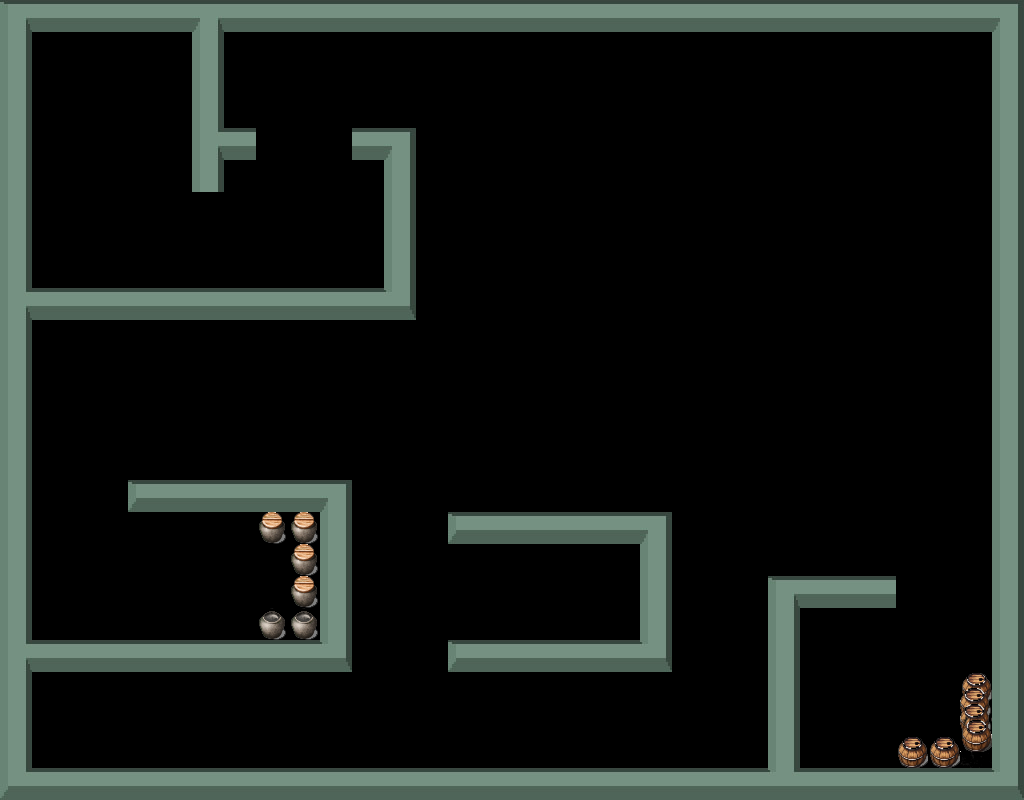

Tiled map render using the project's own tile images. Description and the map definition, with tile-layer contents summarised, below:
An orthogonal 32x25 tile map with 32x32 px tiles, 2 tile layers (Tile Layer 1, Tile Layer 2), 2 tilesets.

<map version="1.0" orientation="orthogonal" renderorder="right-down" width="32" height="25" tilewidth="32" tileheight="32" nextobjectid="1">
 <tileset firstgid="1" name="dungeonwall" tilewidth="32" tileheight="32" tilecount="16">
  <image source="Tile textures/dungeonwall.jpg" width="128" height="128" />
 </tileset>
 <tileset firstgid="17" name="ultimatesprite" tilewidth="32" tileheight="32" tilecount="1024">
  <image source="ultimatesprite.png" width="1024" height="1024" />
 </tileset>
 <layer name="Tile Layer 1" width="32" height="25">
  <data>[800 cells, 181 non-empty, 10 distinct tile ids]</data>
 </layer>
 <layer name="Tile Layer 2" width="32" height="25">
  <data>[800 cells, 11 non-empty, 6 distinct tile ids]</data>
 </layer>
</map>